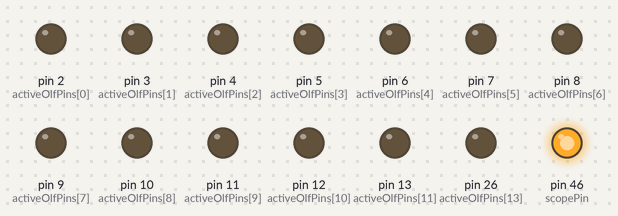
A sketch run on a simulated Arduino Mega 2560, built with avr-gcc and run on an emulated ATmega2560. Parts: output pins drawn as LEDs (lit = HIGH).

Above: at 0.1 s.
At 0.6 s:
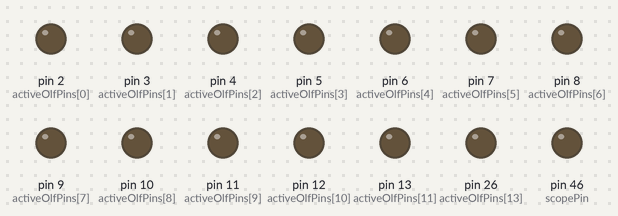
Timing chart, 0 to 2.1 s (numbered marks = the images above):
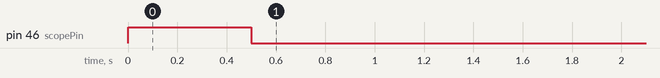

The sketch:

stopStimuli.ino
```cpp
// TODO put these variables into header file, shared w/ stimulus code
const int scopePin = 46;
const int olfDispPin = 47;
const int flowPin = 48;
const int mirrorPin = 49;

//int activeOlfPins[] = {2, 3, 4, 5, 6, 7, 8, 9, 10, 11};
int activeOlfPins[] = {2, 3, 4, 5, 6, 7, 8, 9, 10, 11, 12, 13, 31, 26, 27, 50, 51};
int numPins=sizeof(activeOlfPins)/sizeof(int);


void setup() {
  pinMode(scopePin, OUTPUT);
  pinMode(olfDispPin, OUTPUT);
  pinMode(flowPin, OUTPUT);
  pinMode(mirrorPin, OUTPUT);

  digitalWrite(olfDispPin, LOW);
  digitalWrite(flowPin, LOW);
  digitalWrite(mirrorPin, LOW);

  for (int i=0; i < numPins; i++){
    pinMode(activeOlfPins[i], OUTPUT);
    digitalWrite(activeOlfPins[i], LOW);
  }

  // TODO why does this sketch send scopePin high for a bit?
  digitalWrite(scopePin, HIGH);
  delay(500);
  digitalWrite(scopePin, LOW);
}

void loop() {
}
```
